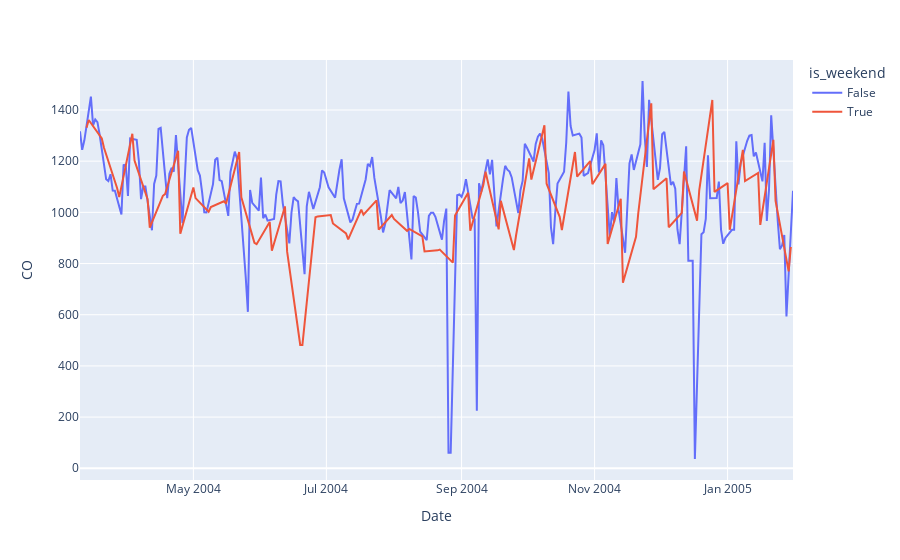

Notebook code cell kept with this figure:
### Markdown cell above
##### Carbon Monoxide

### Code cell
px.line(data_frame=df_stat_daily, y='CO', color='is_weekend')
